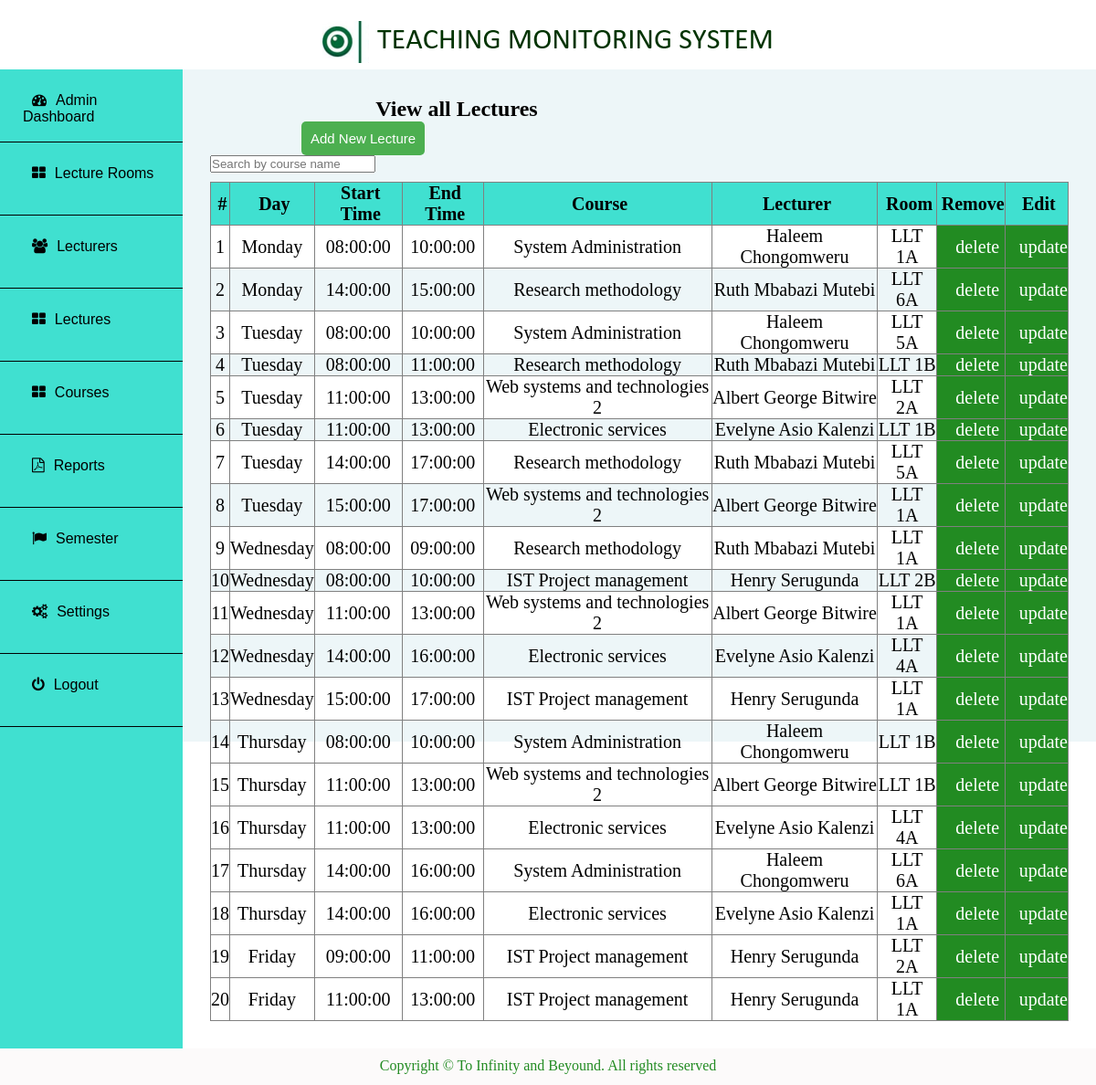
/admin/lecture.php (signed in), run on the app's committed database.
### tables this page shows
CREATE TABLE `lecture` (
  `lectureId` int(11) NOT NULL,
  `lectureDay` varchar(50) DEFAULT NULL,
  `plannedStartTime` time DEFAULT NULL,
  `plannedEndTime` time DEFAULT NULL,
  `courseId` int(11) DEFAULT NULL,
  `personId` int(11) DEFAULT NULL,
  `roomId` int(11) DEFAULT NULL
);

CREATE TABLE `course` (
  `courseId` int(11) NOT NULL,
  `courseName` varchar(60) NOT NULL,
  `courseCode` varchar(10) NOT NULL,
  `creditUnits` varchar(10) NOT NULL,
  `program` varchar(60) NOT NULL,
  `semester` varchar(10) NOT NULL,
  `yearOfStudy` varchar(10) NOT NULL
);

CREATE TABLE `person` (
  `personId` int(11) NOT NULL,
  `personName` varchar(200) NOT NULL,
  `personEmail` varchar(250) NOT NULL,
  `personGender` enum('M','F') NOT NULL,
  `personNIN` varchar(15) DEFAULT NULL,
  `personPassword` varchar(60) NOT NULL,
  `personPhoto` varchar(250) DEFAULT NULL,
  `personRole` enum('lecturer','admin') NOT NULL
);

CREATE TABLE `room` (
  `roomId` int(11) NOT NULL,
  `roomName` varchar(20) DEFAULT NULL,
  `block` varchar(100) NOT NULL,
  `level` varchar(100) NOT NULL
);

### admin/lecture.php (the view, shortened to what this page needs)
<?php  include 'connection.php';
if($_SESSION['adminId'] != ""){
?>
<!DOCTYPE html PUBLIC "-//w3c//DTD XHTML 1.1//EN""
 http//www.w3.org/TR/xtml 11/DTD/xhtml 11.dtd">
<html xmlns="http://www.w3.org/1999/xhtml">
<head>
<link href="style.css" rel="stylesheet" type="text/css">
<link href="app.css" rel="stylesheet" type="text/css">
<link href="css/font-awesome.css" rel="stylesheet" />
</head>
<?php include 'header.php'; ?>
      <div class="main" >
     <?php
    if(isset($_REQUEST['update'])){
    $lectureId = $_REQUEST['update'];
    $statement1 = "SELECT * FROM lecture WHERE lectureId = '$lectureId' ";
    $sql_query1 = mysqli_query($conn, $statement1);
    $updateRow = mysqli_fetch_assoc($sql_query1);
  ?>
      <div class="headerA">
        <h2>Update Lecture</h2>
      </div>
        <form method="post" action="" class="form">
            <div class="input-groupA">
              <label>Day</label>
              <select name="day" >
                <option>Select Day of the week</option>
                <option <?php   if($updateRow['lectureDay'] == 'Monday'){echo 'selected="selected"';} ?>>Monday</option>
                 <option <?php   if($updateRow['lectureDay'] == 'Tuesday'){echo 'selected="selected"';} ?>>Tuesday</option>
                  <option <?php   if($updateRow['lectureDay'] == 'Wednesday'){echo 'selected="selected"';} ?>>Wednesday</option>
                   <option <?php   if($updateRow['lectureDay'] == 'Thursday'){echo 'selected="selected"';} ?>>Thursday</option>
                    <option <?php   if($updateRow['lectureDay'] == 'Friday'){echo 'selected="selected"';} ?>>Friday</option>
                     <option <?php   if($updateRow['lectureDay'] == 'Saturday'){echo 'selected="selected"';} ?>>Saturday</option>
                      <option <?php   if($updateRow['lectureDay'] == 'Sunday'){echo 'selected="selected"';} ?>>Sunday</option>
                </select>
            </div>
            <div class="input-groupA">
              <label>Start Time</label>
              <input type="time" name="start" value="<?php   echo  $updateRow['plannedStartTime']; ?>">
            </div>
            <div class="input-groupA">
              <label>End Time</label>
              <input type="time" name="end"  value="<?php   echo  $updateRow['plannedEndTime']; ?>">
            </div>
            <div class="input-groupA">
              <label>Course </label>
              <select name="courseId" >
                <option>Select Course</option>
                  <?php
                  $cId = $updateRow['courseId'];
                  $sql = "select * from course";
                  $q = mysqli_query($conn, $sql);
                  while($r = mysqli_fetch_assoc($q))
                  {  ?>
                  <option value=" <php echo $r['courseId']; ?>" <?php  if($cId == $r['courseId']){echo 'selected="selected"';} ?>> <?php   echo $r['courseName']; ?> </option>
                 <?php   } ?>
                  </select>
            </div>
            <div class="input-groupA">
              <label>Lecturer</label>
              <select name="personId" >
                <option>Select Lecturer</option>
                  <?php
                  $pId = $updateRow['personId'];
                  $sql1 = "select * from person where personRole = 'lecturer'";
                  $q1 = mysqli_query($conn, $sql1);
                  while($r = mysqli_fetch_assoc($q1))
                  { ?>
                   <option value=" <php echo $r['personId']; ?>" <?php  if($pId == $r['personId']){echo 'selected="selected"';} ?>> <?php   echo $r['personName']; ?> </option>
                  <?php } ?>
                  </select>
            </div>
            <div class="input-groupA">
              <label>Lecture Room</label>
              <select name="roomId" >
                <option>Select lecture room</option>
                  <?php
                  $rId = $updateRow[roomId];
                  $sql2 = "select * from room";
                  $q2 = mysqli_query($conn, $sql2);
                  while($r = mysqli_fetch_assoc($q2))
                   { ?>
                   <option value=" <php echo $r['roomId']; ?>" <?php  if($rId == $r['roomId']){echo 'selected="selected"';} ?>> <?php   echo $r['roomName']; ?> </option>
                  <?php } ?>
                  </select>
            </div>
             <div class="input-groupA">
              <input type="hidden" name="lectureId" value="<?php  echo $updateRow['lectureId']; ?>">
              <input type="hidden" name="add" value="">
              <input type="hidden" name="update" value="update">
            <button type="submit" name="submit" class="btnA">Update lecture</button>
          </div>
        </form>
      <?php } else{ ?>
        <div style="width: 100%; padding:30px;">
          <h2 align="center">View all Lectures</h2>
        <form method="post">
        <button type="submit" name="addLecture" class="btnA" style="margin-left:100px;">Add New Lecture</button>
        </form>
        <input type="text" id="myInput" onkeyup="myFunction()" placeholder="Search by course name">
        <table style="width: 100%; text-align: center; " border="1" id="myTable">
<?php
$retreive = "SELECT * FROM lecture";
$sql_query = mysqli_query($conn, $retreive);
?>
          <tr>
                <th>#</th>
                <th>Day</th>
                <th>Start Time</th>
                <th>End Time</th>
                <th>Course</th>
                <th>Lecturer</th>
                <th>Room</th>
                <th>Remove</th>
                <th>Edit</th>
          </tr>
<?php
$counter = 1;
while ($rows = mysqli_fetch_assoc($sql_query) ) {
?>
          <tr>
            <td><?php   echo $counter ?></td>
            <td><?php   echo $rows['lectureDay']; ?></td>
            <td><?php   echo $rows['plannedStartTime']; ?></td>
            <td><?php   echo $rows['plannedEndTime']; ?></td>
<?php
$PKID =  $rows['courseId'];
$retreive1 = "SELECT * FROM course where courseId = '$PKID'";
$sql_query1 = mysqli_query($conn, $retreive1);
$rows1 = mysqli_fetch_assoc($sql_query1);
 ?>
            <td><?php   echo $rows1['courseName']; ?></td>
<?php
$PKID1 =  $rows['personId'];
$retreive2 = "SELECT * FROM person where personId = '$PKID1'";
$sql_query2 = mysqli_query($conn, $retreive2);
$rows2 = mysqli_fetch_assoc($sql_query2);
 ?>
            <td><?php   echo $rows2['personName']; ?></td>
<?php
$PKID2 =  $rows['roomId'];
$retreive3 = "SELECT * FROM room where roomId = '$PKID2'";
$sql_query3 = mysqli_query($conn, $retreive3);
$rows3 = mysqli_fetch_assoc($sql_query3);
 ?>
            <td><?php   echo $rows3['roomName']; ?></td>
            <td style="background-color: forestgreen;"><a  href="?delete=<?php   echo $rows['lectureId']; ?>"
            onclick="return confirm('Are you sure you want to delete' )">delete </a></td>
            <td style="background-color: forestgreen;"> <a href="?update=<?php   echo $rows['lectureId']; ?>">update </a></td>
          </tr>
          <?php $counter++;
          }
          ?>
        </table>
    </div>
  <?php  } ?>
    </div>
  </div>
  <div class="footer" style="height: 5vh;">
        <p align="center">Copyright &copy; To Infinity and Beyound. All rights reserved </p>
    </div>
</div>
</body>
</html>
<?php   }else{ header('Location: ../index.php');} ?>

### admin/style.css (style rules this page uses)
* { padding: 0; margin: 0; box-sizing: border-box; }
.b { padding: 0px; background-color: white; }
.main { width: 100%; }
table { border-collapse: collapse; color: black; font-size: 20px; text-align: center; margin-top:10px; padding: 5px; width: 100%; }
th { background-color:turquoise; color: black; width: auto; padding-left: 5px }
tr a { color: white; margin-left: 15px; transition: .5s; text-decoration: none; }
tr:nth-child(even) { background-color:white; width: auto; }
.btnA { padding: 10px; font-size: 15px; color: white; background: #4CAF50; border:none; border-radius: 5px; }
h2 { margin-right: 400px; }
.footer { background-color:#fcfafa ; height: 5vh; width: 100%; }
.footer p { padding-top: 10px; color: forestgreen; }

### admin/app.css (style rules this page uses)
.btnA { padding: 10px; font-size: 15px; color: white; background: #4CAF50; border:none; border-radius: 5px; }

### data on the page
lecture: lectureDay "Monday", plannedStartTime "08:00:00", plannedEndTime "10:00:00", courseId.courseName "System Administration", personId.personName "Haleem Chongomweru", roomId.roomName "LLT 1A"
lecture: lectureDay "Monday", plannedStartTime "14:00:00", plannedEndTime "15:00:00", courseId.courseName "Research methodology", personId.personName "Ruth Mbabazi Mutebi", roomId.roomName "LLT 6A"
lecture: lectureDay "Tuesday", plannedStartTime "08:00:00", plannedEndTime "10:00:00", courseId.courseName "System Administration", personId.personName "Haleem Chongomweru", roomId.roomName "LLT 5A"
lecture: lectureDay "Tuesday", plannedStartTime "08:00:00", plannedEndTime "11:00:00", courseId.courseName "Research methodology", personId.personName "Ruth Mbabazi Mutebi", roomId.roomName "LLT 1B"
lecture: lectureDay "Tuesday", plannedStartTime "11:00:00", plannedEndTime "13:00:00", courseId.courseName "Web systems and technologies 2", personId.personName "Albert George Bitwire", roomId.roomName "LLT 2A"
lecture: lectureDay "Tuesday", plannedStartTime "11:00:00", plannedEndTime "13:00:00", courseId.courseName "Electronic services", personId.personName "Evelyne Asio Kalenzi", roomId.roomName "LLT 1B"
lecture: lectureDay "Tuesday", plannedStartTime "14:00:00", plannedEndTime "17:00:00", courseId.courseName "Research methodology", personId.personName "Ruth Mbabazi Mutebi", roomId.roomName "LLT 5A"
lecture: lectureDay "Tuesday", plannedStartTime "15:00:00", plannedEndTime "17:00:00", courseId.courseName "Web systems and technologies 2", personId.personName "Albert George Bitwire", roomId.roomName "LLT 1A"
lecture: lectureDay "Wednesday", plannedStartTime "08:00:00", plannedEndTime "09:00:00", courseId.courseName "Research methodology", personId.personName "Ruth Mbabazi Mutebi", roomId.roomName "LLT 1A"
lecture: lectureDay "Wednesday", plannedStartTime "08:00:00", plannedEndTime "10:00:00", courseId.courseName "IST Project management", personId.personName "Henry Serugunda", roomId.roomName "LLT 2B"
lecture: lectureDay "Wednesday", plannedStartTime "11:00:00", plannedEndTime "13:00:00", courseId.courseName "Web systems and technologies 2", personId.personName "Albert George Bitwire", roomId.roomName "LLT 1A"
lecture: lectureDay "Wednesday", plannedStartTime "14:00:00", plannedEndTime "16:00:00", courseId.courseName "Electronic services", personId.personName "Evelyne Asio Kalenzi", roomId.roomName "LLT 4A"
lecture: lectureDay "Wednesday", plannedStartTime "15:00:00", plannedEndTime "17:00:00", courseId.courseName "IST Project management", personId.personName "Henry Serugunda", roomId.roomName "LLT 1A"
lecture: lectureDay "Thursday", plannedStartTime "08:00:00", plannedEndTime "10:00:00", courseId.courseName "System Administration", personId.personName "Haleem Chongomweru", roomId.roomName "LLT 1B"
lecture: lectureDay "Thursday", plannedStartTime "11:00:00", plannedEndTime "13:00:00", courseId.courseName "Web systems and technologies 2", personId.personName "Albert George Bitwire", roomId.roomName "LLT 1B"
lecture: lectureDay "Thursday", plannedStartTime "11:00:00", plannedEndTime "13:00:00", courseId.courseName "Electronic services", personId.personName "Evelyne Asio Kalenzi", roomId.roomName "LLT 4A"
lecture: lectureDay "Thursday", plannedStartTime "14:00:00", plannedEndTime "16:00:00", courseId.courseName "System Administration", personId.personName "Haleem Chongomweru", roomId.roomName "LLT 6A"
lecture: lectureDay "Thursday", plannedStartTime "14:00:00", plannedEndTime "16:00:00", courseId.courseName "Electronic services", personId.personName "Evelyne Asio Kalenzi", roomId.roomName "LLT 1A"
lecture: lectureDay "Friday", plannedStartTime "09:00:00", plannedEndTime "11:00:00", courseId.courseName "IST Project management", personId.personName "Henry Serugunda", roomId.roomName "LLT 2A"
lecture: lectureDay "Friday", plannedStartTime "11:00:00", plannedEndTime "13:00:00", courseId.courseName "IST Project management", personId.personName "Henry Serugunda", roomId.roomName "LLT 1A"
